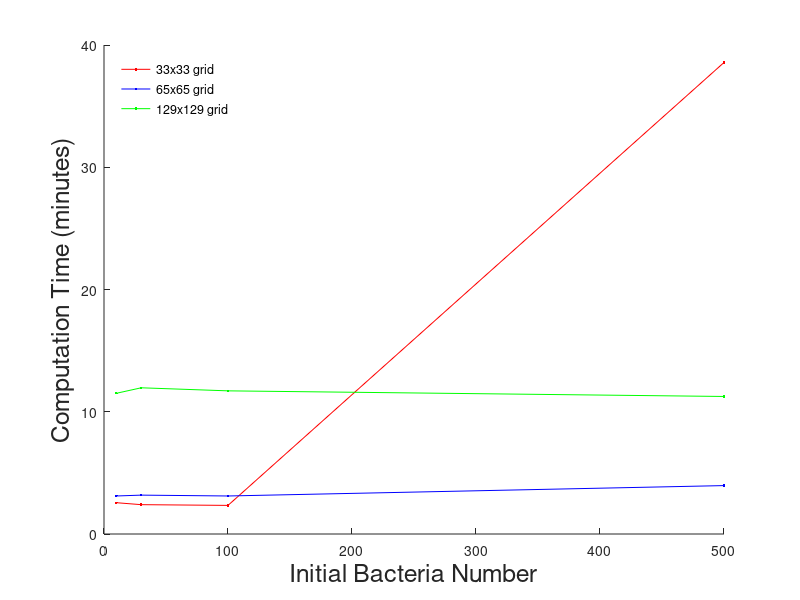
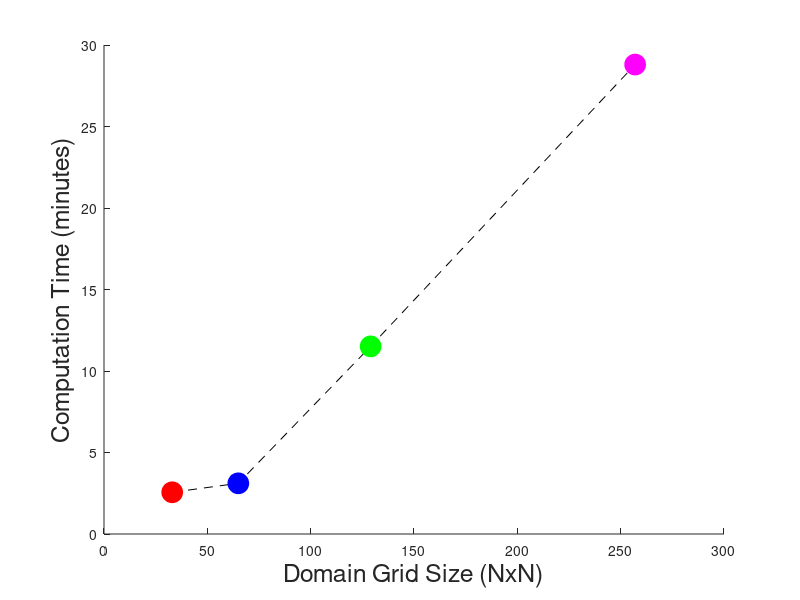

MATLAB code to generate these figures, in order:
%Scalability Test

time = [2.56 2.4 2.34 38.57 11.51 11.96 11.71 11.25 3.11 3.18 3.11 3.96];
size = [33 33 33 33 129 129 129 129 65 65 65 65];
init = [10 30 100 500 10 30 100 500 10 30 100 500];

s33 = find(size == 33);
s65 = find(size == 65);
s129= find(size == 129);

figure()
hold on,
plot(init(s33), time(s33), 'r.-');
plot(init(s65), time(s65), 'b.-');
plot(init(s129), time(s129), 'g.-');

xlabel('Initial Bacteria Number', 'fontsize', 18);
ylabel('Computation Time (minutes)','fontsize',18);
I = legend('33x33 grid', '65x65 grid', '129x129 grid');
set(I, 'Box','off', 'Location', 'NorthWest')

time2 = [2.56 3.11 11.51 28.8];
grid = [33 65 129 257];
figure()
hold on
plot(grid,time2,'k--');
plot(grid(1), time2(1), 'ro','MarkerSize',15,'MarkerFaceColor','r')
plot(grid(2), time2(2), 'bo','MarkerSize',15,'MarkerFaceColor','b')
plot(grid(3), time2(3), 'go','MarkerSize',15,'MarkerFaceColor','g')
plot(grid(4), time2(4), 'mo','MarkerSize',15,'MarkerFaceColor','m')
ylabel('Computation Time (minutes)','FontSize',18);
xlabel('Domain Grid Size (NxN)','FontSize',18);
